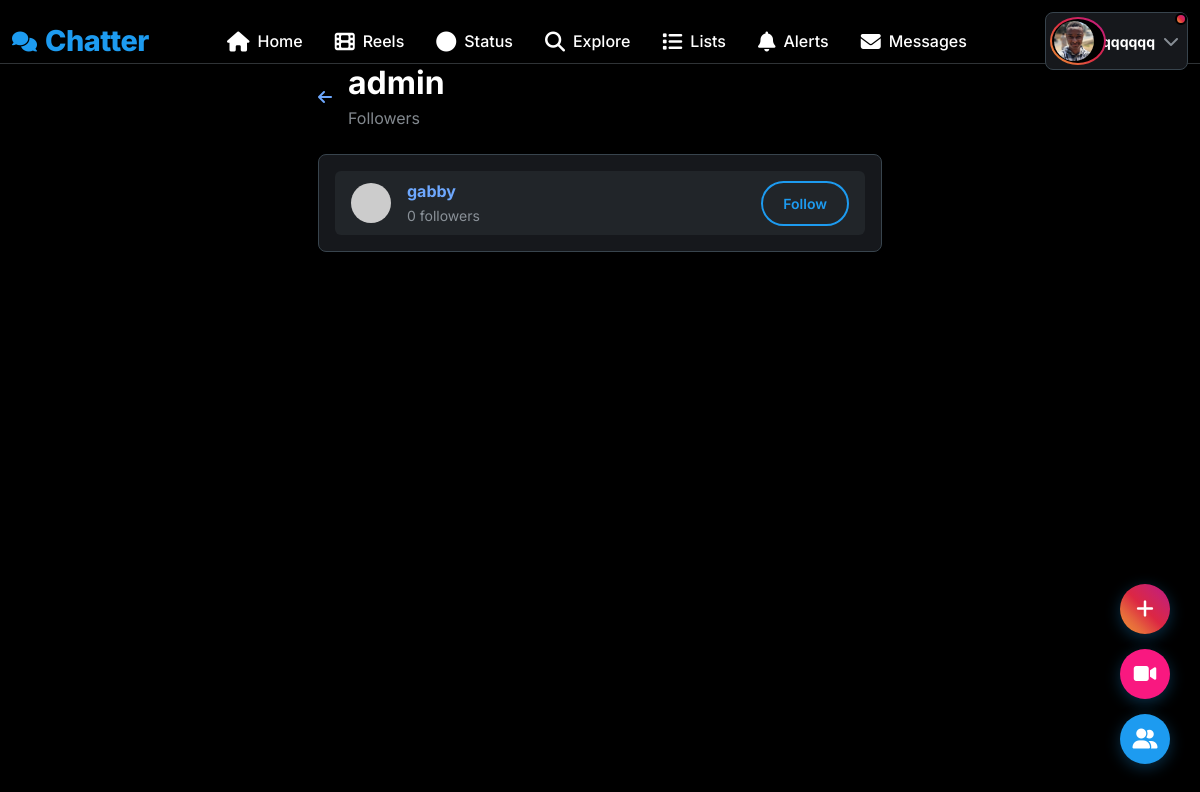
The page /profile/admin/followers (signed in) on the database its author committed.
### app.py (models this page shows, shortened)
class User(UserMixin, db.Model):
    id = db.Column(db.Integer, primary_key=True)
    username = db.Column(db.String(80), unique=True, nullable=False, index=True)
    email = db.Column(db.String(120), unique=True, nullable=False, index=True)
    password_hash = db.Column(db.String(200), nullable=False)
    bio = db.Column(db.String(500))
    location = db.Column(db.String(100))
    website = db.Column(db.String(200))
    profile_picture = db.Column(db.String(200), default='default.jpg')
    cover_picture = db.Column(db.String(200), default='default_cover.jpg')
    is_admin = db.Column(db.Boolean, default=False)
    created_at = db.Column(db.DateTime, default=datetime.utcnow)
    is_online = db.Column(db.Boolean, default=False)
    last_seen = db.Column(db.DateTime, default=datetime.utcnow)
    is_verified = db.Column(db.Boolean, default=False)
    posts = db.relationship('Post', backref='author', lazy='dynamic', cascade='all, delete-orphan')
    likes = db.relationship('Like', backref='user', lazy='dynamic', cascade='all, delete-orphan')
    comments = db.relationship('Comment', backref='author', lazy='dynamic', cascade='all, delete-orphan')
    notifications = db.relationship('Notification', backref='user', lazy='dynamic', cascade='all, delete-orphan')
    sent_messages = db.relationship('Message', foreign_keys='Message.sender_id', backref='sender', lazy='dynamic')
    received_messages = db.relationship('Message', foreign_keys='Message.receiver_id', backref='receiver', lazy='dynamic')
    bookmarks = db.relationship('Bookmark', backref='user', lazy='dynamic', cascade='all, delete-orphan')
    reports_made = db.relationship('Report', foreign_keys='Report.reporter_id', backref='reporter', lazy='dynamic')
    reports_received = db.relationship('Report', foreign_keys='Report.reported_id', backref='reported', lazy='dynamic')
    pinned_posts = db.relationship('PinnedPost', backref='user', lazy='dynamic', cascade='all, delete-orphan')
    created_lists = db.relationship('UserList', backref='creator', lazy='dynamic', cascade='all, delete-orphan')
    list_subscriptions = db.relationship('ListSubscriber', backref='subscriber', lazy='dynamic', cascade='all, delete-orphan')
    list_memberships = db.relationship('ListMember', backref='member', lazy='dynamic', cascade='all, delete-orphan')
    reels = db.relationship('Reel', backref='user', lazy='dynamic', cascade='all, delete-orphan')
    reel_likes = db.relationship('ReelLike', backref='liker', lazy='dynamic', cascade='all, delete-orphan')
    reel_comments = db.relationship('ReelComment', backref='author', lazy='dynamic', cascade='all, delete-orphan')
    reel_views = db.relationship('ReelView', backref='viewer', lazy='dynamic', cascade='all, delete-orphan')
    statuses = db.relationship('Status', backref='user', lazy='dynamic', cascade='all, delete-orphan')
    status_views = db.relationship('StatusView', backref='viewer', lazy='dynamic', cascade='all, delete-orphan')
    followed = db.relationship(
        'User', secondary=followers,
        primaryjoin=(followers.c.follower_id == id),
        secondaryjoin=(followers.c.followed_id == id),
        backref=db.backref('followers', lazy='dynamic'), lazy='dynamic')
    blocked = db.relationship(
        'User', secondary=blocked_users,
        primaryjoin=(blocked_users.c.blocker_id == id),
        secondaryjoin=(blocked_users.c.blocked_id == id),
        backref=db.backref('blocked_by', lazy='dynamic'), lazy='dynamic')
    def is_following(self, user):
        return self.followed.filter(followers.c.followed_id == user.id).count() > 0
    def has_blocked(self, user):
        return self.blocked.filter(blocked_users.c.blocked_id == user.id).count() > 0
    def can_interact_with(self, user):
        return not self.has_blocked(user) and not user.has_blocked(self)
    def get_unread_message_count(self):
        return Message.query.filter_by(receiver_id=self.id, is_read=False).count()
    def get_unread_notification_count(self):
        return Notification.query.filter_by(user_id=self.id, is_read=False).count()

### app.py (the view)
@app.route('/profile/<username>/followers')
@login_required
def profile_followers(username):
    user = User.query.filter_by(username=username).first_or_404()
    if not current_user.can_interact_with(user):
        flash('You cannot view this profile.', 'danger')
        return redirect(url_for('feed'))
    followers = user.followers.all()
    return render_template('profile_followers.html',
                         user=user,
                         followers=followers)

### templates/profile_followers.html (shortened to what this page needs)
{% extends "base.html" %}
{% block content %}
<div class="container-fluid">
    <div class="row">
        <div class="col-lg-6 mx-auto">
            <div class="d-flex align-items-center mb-4">
                <a href="{{ url_for('profile', username=user.username) }}" class="text-decoration-none me-3">
                    <i class="fas fa-arrow-left"></i>
                </a>
                <div>
                    <h2 class="fw-bold mb-1">{{ user.username }}</h2>
                    <p class="text-muted mb-0">Followers</p>
                </div>
            </div>
            <div class="glass-effect rounded-3" style="border: 1px solid var(--border-light);">
                <div class="p-3">
                    {% if followers %}
                        <div class="list-group">
                            {% for follower in followers %}
                            <div class="list-group-item border-0">
                                <div class="d-flex justify-content-between align-items-center">
                                    <div class="d-flex align-items-center">
                                        <a href="{{ url_for('profile', username=follower.username) }}" class="text-decoration-none me-3">
                                            <img src="{{ url_for('static', filename='uploads/profiles/' + follower.profile_picture) }}"
                                                 class="avatar-sm"
                                                 onerror="this.src='https://ui-avatars.com/api/?name={{ follower.username }}&background=1d9bf0&color=fff'">
                                        </a>
                                        <div>
                                            <a href="{{ url_for('profile', username=follower.username) }}" class="text-decoration-none fw-bold">
                                                {{ follower.username }}
                                            </a>
                                            <br>
                                            <small class="text-muted">{{ follower.followers.count() }} followers</small>
                                        </div>
                                    </div>
                                    {% if current_user.id != follower.id %}
                                    <button class="btn btn-sm {% if current_user.is_following(follower) %}btn-primary{% else %}btn-outline-primary{% endif %} follow-btn"
                                            data-user-id="{{ follower.id }}">
                                        {% if current_user.is_following(follower) %}Following{% else %}Follow{% endif %}
                                    </button>
                                    {% endif %}
                                </div>
                            </div>
                            {% endfor %}
                        </div>
                    {% else %}
                        <div class="text-center py-5">
                            <i class="fas fa-users fa-3x text-muted mb-3"></i>
                            <h5 class="text-muted">No followers yet</h5>
                            <p class="text-muted">When people follow {{ user.username }}, they'll appear here.</p>
                        </div>
                    {% endif %}
                </div>
            </div>
        </div>
    </div>
</div>
{% endblock %}

### templates/base.html (shortened to what this page needs)
<!DOCTYPE html>
<html lang="en" data-bs-theme="dark">
<head>
    <link href="https://cdn.jsdelivr.net/npm/bootstrap@5.3.0/dist/css/bootstrap.min.css" rel="stylesheet">
    <link href="https://cdnjs.cloudflare.com/ajax/libs/font-awesome/6.4.0/css/all.min.css" rel="stylesheet">
</head>
<body>
    <nav class="top-nav">
        <div class="container-fluid">
            <div class="row align-items-center">
                <div class="col">
                    <div class="d-flex align-items-center justify-content-between">
                        <a href="{{ url_for('feed') if current_user.is_authenticated else url_for('login') }}" class="text-decoration-none">
                            <div class="d-flex align-items-center">
                                <i class="fas fa-comments fa-lg me-2" style="color: var(--primary-color);"></i>
                                <span class="logo">Chatter</span>
                            </div>
                        </a>
                        {% if current_user.is_authenticated %}
                        <div class="d-none d-md-flex align-items-center">
                            <a class="nav-link {% if request.endpoint == 'feed' %}active{% endif %}" href="{{ url_for('feed') }}">
                                <i class="fas fa-home fa-lg me-2"></i>
                                <span>Home</span>
                            </a>
                            <a class="nav-link {% if request.endpoint == 'reels_feed' %}active{% endif %}" href="{{ url_for('reels_feed') }}">
                                <i class="fas fa-film fa-lg me-2"></i>
                                <span>Reels</span>
                            </a>
                            <a class="nav-link {% if request.endpoint == 'status_feed' %}active{% endif %}" href="{{ url_for('status_feed') }}">
                                <i class="fas fa-circle fa-lg me-2"></i>
                                <span>Status</span>
                            </a>
                            <a class="nav-link {% if request.endpoint == 'search' %}active{% endif %}" href="{{ url_for('search') }}">
                                <i class="fas fa-search fa-lg me-2"></i>
                                <span>Explore</span>
                            </a>
                            <a class="nav-link {% if request.endpoint == 'lists' %}active{% endif %}" href="{{ url_for('lists') }}">
                                <i class="fas fa-list fa-lg me-2"></i>
                                <span>Lists</span>
                            </a>
                            <a class="nav-link {% if request.endpoint == 'notifications' %}active{% endif %}" href="{{ url_for('notifications') }}">
                                <i class="fas fa-bell fa-lg me-2"></i>
                                <span>Alerts</span>
                            </a>
                            <a class="nav-link {% if request.endpoint == 'messages' %}active{% endif %}" href="{{ url_for('messages') }}">
                                <i class="fas fa-envelope fa-lg me-2"></i>
                                <span>Messages</span>
                            </a>
                        </div>
                        {% endif %}
                        {% if current_user.is_authenticated %}
                        <div class="dropdown">
                            <button class="btn d-flex align-items-center text-decoration-none p-2 rounded-3 {% if current_user and has_active_status(current_user.id) %}has-status-indicator{% endif %}"
                                    style="background: var(--card-color); border: 1px solid var(--border-light); color: var(--text-primary);"
                                    type="button" data-bs-toggle="dropdown">
                                <div class="profile-with-status">
                                    <img src="{{ get_user_avatar_url(current_user) }}"
                                         class="profile-img-with-ring avatar-sm me-2">
                                </div>
                                <span class="fw-bold small">{{ current_user.username }}</span>
                                <i class="fas fa-chevron-down text-muted ms-2"></i>
                            </button>
                        </div>
                        {% else %}
                        <div class="d-flex gap-2">
                            <a href="{{ url_for('login') }}" class="btn btn-outline-primary btn-sm">Login</a>
                            <a href="{{ url_for('signup') }}" class="btn btn-primary btn-sm">Sign Up</a>
                        </div>
                        {% endif %}
                    </div>
                </div>
            </div>
        </div>
    </nav>
    <div class="main-content">
        <div class="container-fluid">
            {% block content %}{% endblock %}
        </div>
    </div>
    {% if current_user.is_authenticated %}
    <div class="bottom-right-widget">
        <button class="widget-btn create-status" onclick="createStatus()" title="Create Status">
            <i class="fas fa-plus"></i>
        </button>
        <button class="widget-btn create-reel" onclick="uploadReel()" title="Upload Reel">
            <i class="fas fa-video"></i>
        </button>
        <button class="widget-btn" onclick="toggleFollowersStatus()" title="Friends' Status">
            <i class="fas fa-user-friends"></i>
        </button>
    </div>
    {% endif %}
    <div id="toast-container" class="toast-container position-fixed top-0 end-0 p-3"></div>
</body>
</html>

### rows shown on the page
User: profile_picture (picture), username "qqqqqq"
User: username "admin"
User: username "gabby", followers.count "0", shows "Follow"
